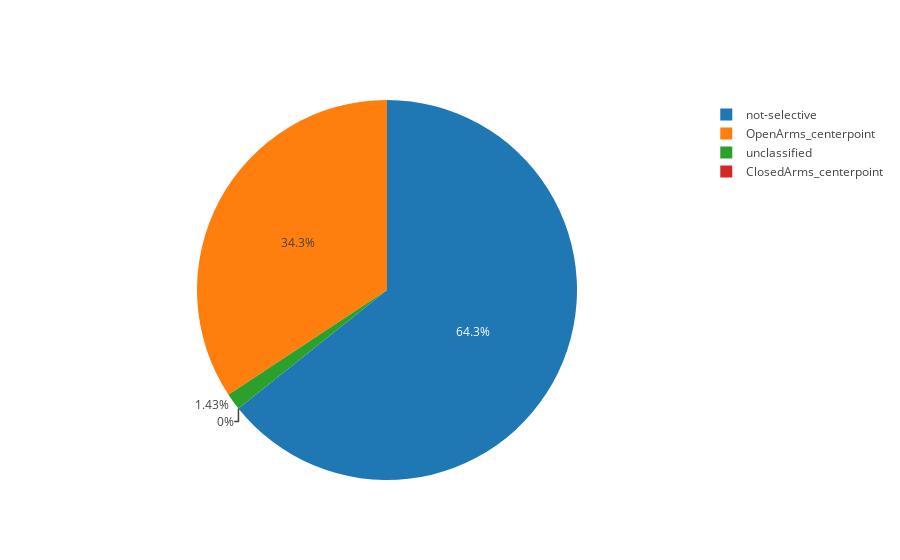

The notebook cell saved with this chart:
### Markdown cell above
## DRD87

### Code cell
drd87_cell_dict = Resampler.classify_by_behavior(drd87_classified_neurons, drd87_real_diff_vals, "OpenArms_centerpoint", "ClosedArms_centerpoint")
plot_pie_chart(drd87_cell_dict, "OpenArms_centerpoint", "ClosedArms_centerpoint", "not-selective", "unclassified")

### Figure 1 — Plotly figure (JSON) as saved in the notebook; plotly's stock layout.template omitted (floating-point values rounded to 4 significant figures)
{"data": [{"labels": ["OpenArms_centerpoint", "ClosedArms_centerpoint", "not-selective", "unclassified"], "type": "pie", "uid": "a39481", "values": [24, 0, 45, 1]}], "layout": {"autosize": true}}
